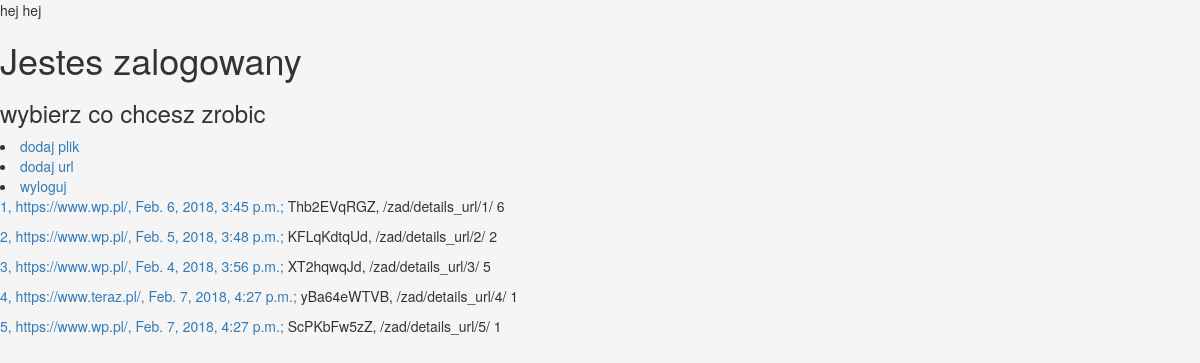
The page /zad/home/ on the database as committed earlier.
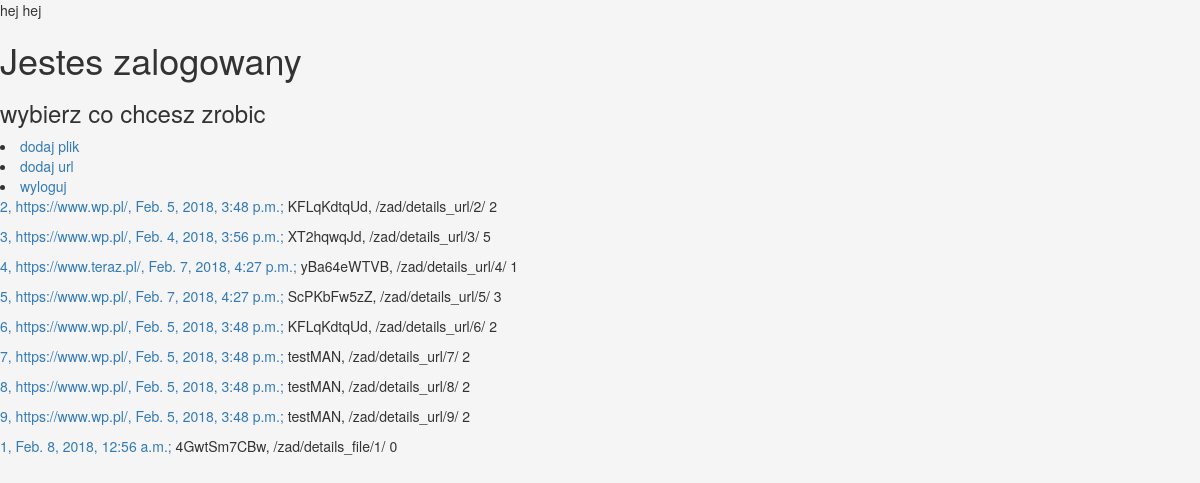
The same page on the database as committed later.
### zad/models.py (models this page shows, shortened)
class CustomerUrl(models.Model):
    url = models.TextField()
    password = models.CharField(max_length=15)
    date = models.DateTimeField(default=datetime.now())
    counter = models.IntegerField(default=0, blank=True, null=True)
    def get_absolute_url(self):
        return reverse("zad:customer_url_details", kwargs={"id": self.id})

class CustomerFile(models.Model):
    file = models.FileField(upload_to="Doc/", default='Doc/None/no-doc.pdf')
    password = models.CharField(max_length=15)
    date = models.DateTimeField(default=datetime.now())
    counter = models.IntegerField(default=0, blank=True, null=True)
    def get_absolute_url(self):
        return reverse("zad:customer_file_details", kwargs={"id": self.id})

### zad/views.py (the view)
def home(request):
    customerUrls = CustomerUrl.objects.all()
    customerFiles = CustomerFile.objects.all()
    context = {
        "customerUrls": customerUrls,
        "customerFiles": customerFiles,
    }
    return render(request, 'zad/home.html', context)

### zad/templates/zad/home.html (shortened to what this page needs)
{% extends 'zad/base.html' %}
{% block content %}
    <h1>Jestes zalogowany</h1>
    <h3>wybierz co chcesz zrobic </h3>
    <li><a href="{% url 'zad:add_file' %}">dodaj plik</a></li>
    <li><a href="{% url 'zad:add_url' %}">dodaj url</a></li>
    <li><a href="{% url 'zad:logout' %}">wyloguj</a></li>
    {% for u in customerUrls %}
       <p> <a href='{{ u.get_absolute_url }}'>{{ u.id }}, {{ u.url }}, {{ u.date }}; </a> {{ u.password }},  {{ u.get_absolute_url }}  {{ u.counter }}</p>
    {% endfor %}
    {% for u in customerFiles %}
       <p> <a href='{{ u.get_absolute_url }}'>{{ u.id }}, {{ u.date }}; </a> {{ u.password }},  {{ u.get_absolute_url }}  {{ u.counter }}</p>
    {% endfor %}
{% endblock %}

Rows that differ between the two databases and show on the page:
removed CustomerUrl: id "1", url "https://www.wp.pl/", date "Feb. 6, 2018, 3:45 p.m.", password "Thb2EVqRGZ", get_absolute_url "/zad/details_url/1/", counter "6"
changed CustomerUrl "ScPKbFw5zZ": counter "1" → "3"
added CustomerUrl: id "6", url "https://www.wp.pl/", date "Feb. 5, 2018, 3:48 p.m.", password "KFLqKdtqUd", get_absolute_url "/zad/details_url/6/", counter "2"
added CustomerUrl: id "7", url "https://www.wp.pl/", date "Feb. 5, 2018, 3:48 p.m.", password "testMAN", get_absolute_url "/zad/details_url/7/", counter "2"
added CustomerUrl: id "8", url "https://www.wp.pl/", date "Feb. 5, 2018, 3:48 p.m.", password "testMAN", get_absolute_url "/zad/details_url/8/", counter "2"
added CustomerUrl: id "9", url "https://www.wp.pl/", date "Feb. 5, 2018, 3:48 p.m.", password "testMAN", get_absolute_url "/zad/details_url/9/", counter "2"
added CustomerFile: id "1", date "Feb. 8, 2018, 12:56 a.m.", password "4GwtSm7CBw", get_absolute_url "/zad/details_file/1/", counter "0"
